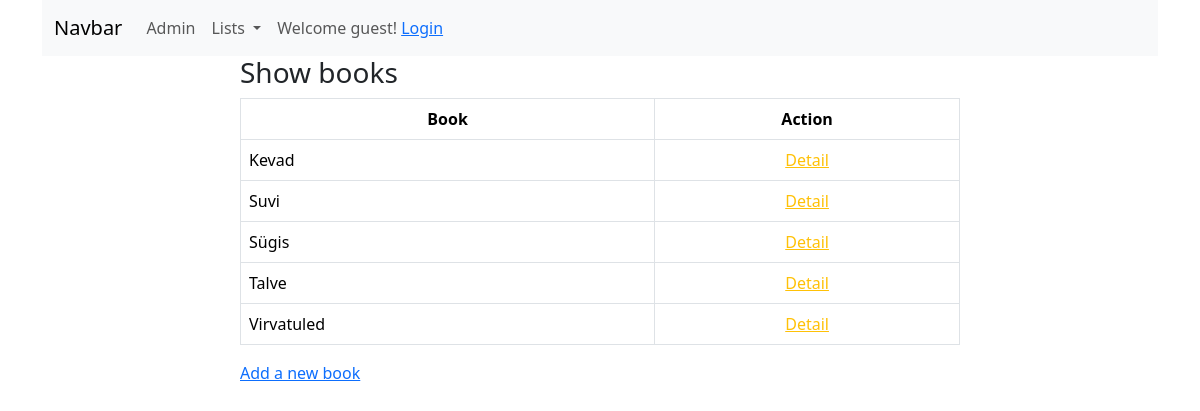
The page /booksapp/book_list/ on the database as committed earlier.
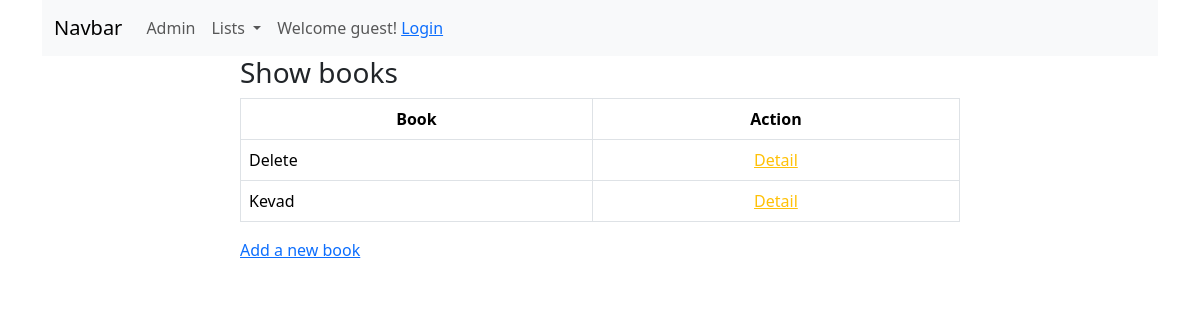
The same page on the database as committed later.
### booksapp/models.py (models this page shows, shortened)
class Book(models.Model):
    title = models.CharField(max_length=100)
    author = models.ForeignKey(Author, on_delete=models.SET_NULL, null=True)
    book_language = models.ForeignKey(Language, on_delete=models.SET_NULL, null=True)
    isbn = models.CharField(verbose_name='ISBN number', max_length=13,
                            validators=[validate_digits_length])
    number_of_pages = models.PositiveIntegerField(validators=[MinValueValidator(2)])
    description = models.TextField(null=True, blank=True)
    book_published_year = models.PositiveIntegerField(validators=[MinValueValidator(1900), max_value_current_year])
    class Meta:
        ordering = ['title']

### booksapp/views.py (the view)
# urls.py: path('book_list/', views.BookListView.as_view(), name='book_list'),  # Book List View
class BookListView(ListView):
    model = Book

### booksapp/templates/booksapp/book_list.html (shortened to what this page needs)
{% extends 'base.html' %}
{% block content %}
	<div class="container">
        <div class="row">
            <div class="col-8 mx-auto">
                <h3>Show books</h3>
                <table class="table table-bordered table-hover">
                    <thead>
                        <tr class="text-center">
                            <th>Book</th>
                            <th>Action</th>
                        </tr>
                    </thead>
                    <tbody>
                        {% for book in object_list %}
                            <tr>
                                <td>{{ book.title }}</td>
                                <td class="text-center">
                                    <a href="{% url 'booksapp:book_detail' pk=book.id %}" class="text-warning">Detail</a>
                                </td>
                            </tr>
                        {% endfor %}
                    </tbody>
                </table>
                <a href="{% url 'booksapp:book_create' %}">Add a new book</a>
            </div>
        </div>
    </div>
{% endblock %}

### templates/base.html (shortened to what this page needs)
<!doctype html>
<html lang="en">
<head>
    <link href="https://cdn.jsdelivr.net/npm/bootstrap@5.3.2/dist/css/bootstrap.min.css" rel="stylesheet">
</head>
<body>
    <div class="container">
        {% include 'menu.html' %}
    </div>
    <div class="container">
        {% block content %}
        {% endblock %}
    </div>
</body>
</html>

### templates/menu.html (shortened to what this page needs)
<nav class="navbar navbar-expand-lg bg-body-tertiary">
  <div class="container-fluid">
    <a class="navbar-brand" href="{% url 'booksapp:index' %}">Navbar</a>
    <div class="collapse navbar-collapse" id="navbarNavDropdown">
      <ul class="navbar-nav">
        <li class="nav-item">
          <a class="nav-link" href="/admin">Admin</a>
        </li>
          <li class="nav-item dropdown">
          <a class="nav-link dropdown-toggle" href="#" role="button" data-bs-toggle="dropdown" aria-expanded="false">
            Lists
          </a>
        </li>
           {% if user.is_authenticated %}
                <span class="nav-link">Welcome {{ user.username }}! <a href="{% url 'logout' %}">Logout</a></span>
           {% else %}
                <span class="nav-link">Welcome guest! <a href="{% url 'login' %}">Login</a></span>
           {% endif %}
      </ul>
    </div>
  </div>
</nav>

Rows that differ between the two databases and show on the page:
removed Book: title "Suvi"
removed Book: title "Sügis"
removed Book: title "Talve"
removed Book: title "Virvatuled"
added Book: title "Delete"
